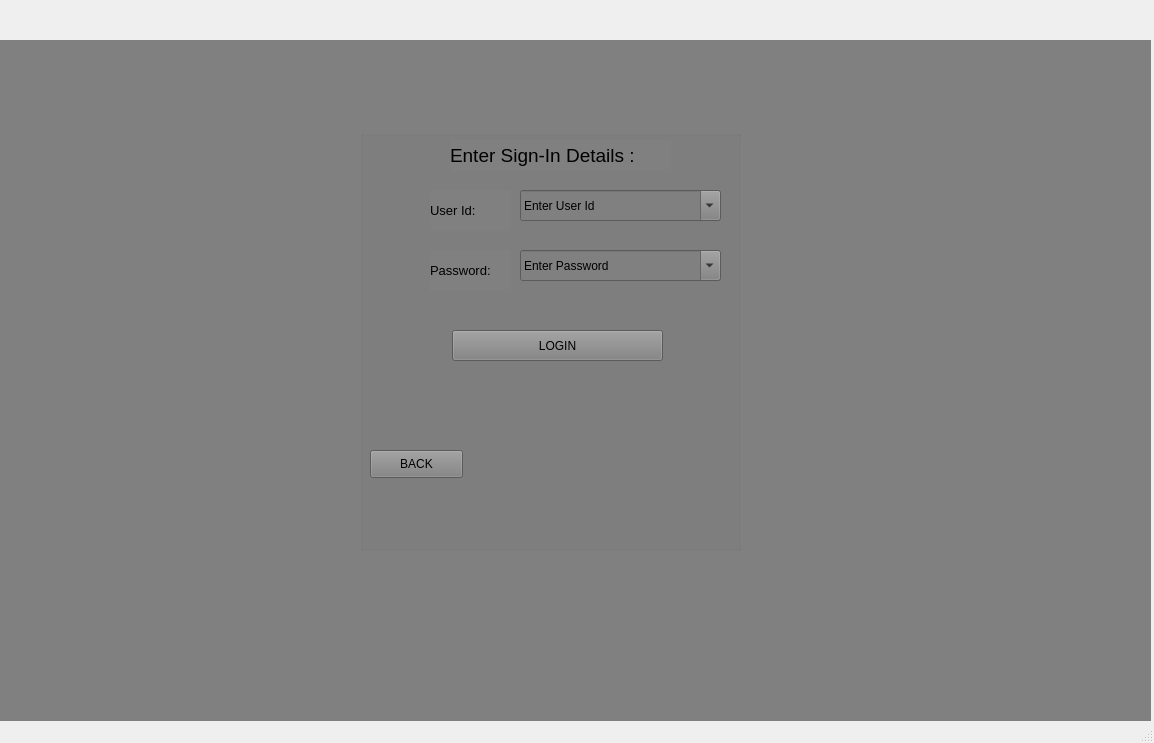
<?xml version="1.0" encoding="UTF-8"?>
<ui version="4.0">
 <class>S1_Designation</class>
 <widget class="QMainWindow" name="S1_Designation">
  <property name="geometry">
   <rect>
    <x>0</x>
    <y>0</y>
    <width>1154</width>
    <height>743</height>
   </rect>
  </property>
  <property name="windowTitle">
   <string>S1_Designation</string>
  </property>
  <widget class="QWidget" name="centralwidget">
   <widget class="QStackedWidget" name="stackedWidget">
    <property name="geometry">
     <rect>
      <x>0</x>
      <y>40</y>
      <width>1151</width>
      <height>681</height>
     </rect>
    </property>
    <property name="styleSheet">
     <string notr="true">background-color:rgb(128,128,128);</string>
    </property>
    <property name="currentIndex">
     <number>1</number>
    </property>
    <widget class="QWidget" name="designation">
     <widget class="QGroupBox" name="groupBox">
      <property name="geometry">
       <rect>
        <x>360</x>
        <y>100</y>
        <width>431</width>
        <height>461</height>
       </rect>
      </property>
      <property name="styleSheet">
       <string notr="true"/>
      </property>
      <property name="title">
       <string/>
      </property>
      <widget class="QPushButton" name="pushButton_ok">
       <property name="geometry">
        <rect>
         <x>170</x>
         <y>300</y>
         <width>93</width>
         <height>28</height>
        </rect>
       </property>
       <property name="text">
        <string>ok</string>
       </property>
      </widget>
      <widget class="QComboBox" name="comboBox_designation">
       <property name="geometry">
        <rect>
         <x>20</x>
         <y>240</y>
         <width>391</width>
         <height>41</height>
        </rect>
       </property>
       <property name="font">
        <font>
         <family>Times New Roman</family>
         <pointsize>11</pointsize>
         <weight>75</weight>
         <bold>true</bold>
        </font>
       </property>
       <property name="mouseTracking">
        <bool>false</bool>
       </property>
       <property name="tabletTracking">
        <bool>false</bool>
       </property>
       <property name="layoutDirection">
        <enum>Qt::RightToLeft</enum>
       </property>
       <property name="autoFillBackground">
        <bool>false</bool>
       </property>
       <property name="editable">
        <bool>true</bool>
       </property>
       <property name="currentText">
        <string>select user type</string>
       </property>
       <property name="duplicatesEnabled">
        <bool>false</bool>
       </property>
       <item>
        <property name="text">
         <string>Admin</string>
        </property>
       </item>
       <item>
        <property name="text">
         <string>Receptionist</string>
        </property>
       </item>
       <item>
        <property name="text">
         <string>Event Manager</string>
        </property>
       </item>
       <item>
        <property name="text">
         <string>Staff Manager</string>
        </property>
       </item>
       <item>
        <property name="text">
         <string>Inventory Manager</string>
        </property>
       </item>
      </widget>
      <widget class="QLabel" name="label">
       <property name="geometry">
        <rect>
         <x>40</x>
         <y>160</y>
         <width>381</width>
         <height>71</height>
        </rect>
       </property>
       <property name="font">
        <font>
         <pointsize>20</pointsize>
         <weight>75</weight>
         <bold>true</bold>
        </font>
       </property>
       <property name="text">
        <string>Select the Designation</string>
       </property>
      </widget>
     </widget>
    </widget>
    <widget class="QWidget" name="login">
     <widget class="QGroupBox" name="groupBox_3">
      <property name="geometry">
       <rect>
        <x>360</x>
        <y>90</y>
        <width>381</width>
        <height>421</height>
       </rect>
      </property>
      <property name="title">
       <string/>
      </property>
      <widget class="QLabel" name="label_3">
       <property name="geometry">
        <rect>
         <x>70</x>
         <y>60</y>
         <width>81</width>
         <height>41</height>
        </rect>
       </property>
       <property name="font">
        <font>
         <pointsize>10</pointsize>
        </font>
       </property>
       <property name="text">
        <string>User Id:</string>
       </property>
      </widget>
      <widget class="QLabel" name="label_4">
       <property name="geometry">
        <rect>
         <x>90</x>
         <y>10</y>
         <width>221</width>
         <height>31</height>
        </rect>
       </property>
       <property name="font">
        <font>
         <pointsize>14</pointsize>
        </font>
       </property>
       <property name="text">
        <string>Enter Sign-In Details :</string>
       </property>
      </widget>
      <widget class="QLabel" name="label_5">
       <property name="geometry">
        <rect>
         <x>70</x>
         <y>120</y>
         <width>81</width>
         <height>41</height>
        </rect>
       </property>
       <property name="font">
        <font>
         <pointsize>10</pointsize>
        </font>
       </property>
       <property name="text">
        <string>Password:</string>
       </property>
      </widget>
      <widget class="QPushButton" name="pushButton_7">
       <property name="geometry">
        <rect>
         <x>92</x>
         <y>200</y>
         <width>211</width>
         <height>31</height>
        </rect>
       </property>
       <property name="text">
        <string>LOGIN</string>
       </property>
      </widget>
      <widget class="QComboBox" name="comboBox_input_username">
       <property name="geometry">
        <rect>
         <x>160</x>
         <y>60</y>
         <width>201</width>
         <height>31</height>
        </rect>
       </property>
       <property name="editable">
        <bool>true</bool>
       </property>
       <property name="currentText">
        <string>Enter User Id</string>
       </property>
      </widget>
      <widget class="QComboBox" name="comboBox_input_password">
       <property name="geometry">
        <rect>
         <x>160</x>
         <y>120</y>
         <width>201</width>
         <height>31</height>
        </rect>
       </property>
       <property name="editable">
        <bool>true</bool>
       </property>
       <property name="currentText">
        <string>Enter Password</string>
       </property>
      </widget>
      <widget class="QPushButton" name="loginpage_backbutton">
       <property name="geometry">
        <rect>
         <x>10</x>
         <y>320</y>
         <width>93</width>
         <height>28</height>
        </rect>
       </property>
       <property name="text">
        <string>BACK</string>
       </property>
      </widget>
     </widget>
    </widget>
    <widget class="QWidget" name="afterloginforADMIN">
     <widget class="QGroupBox" name="groupBox_4">
      <property name="geometry">
       <rect>
        <x>320</x>
        <y>110</y>
        <width>441</width>
        <height>391</height>
       </rect>
      </property>
      <property name="title">
       <string/>
      </property>
      <widget class="QPushButton" name="admin_login_eventbutton">
       <property name="geometry">
        <rect>
         <x>50</x>
         <y>30</y>
         <width>121</width>
         <height>31</height>
        </rect>
       </property>
       <property name="text">
        <string>event table</string>
       </property>
      </widget>
      <widget class="QPushButton" name="admin_login_staffbutton">
       <property name="geometry">
        <rect>
         <x>50</x>
         <y>90</y>
         <width>121</width>
         <height>31</height>
        </rect>
       </property>
       <property name="text">
        <string>staff table</string>
       </property>
      </widget>
      <widget class="QPushButton" name="admin_login_inventorybutton">
       <property name="geometry">
        <rect>
         <x>50</x>
         <y>140</y>
         <width>121</width>
         <height>31</height>
        </rect>
       </property>
       <property name="text">
        <string>inventory table</string>
       </property>
      </widget>
      <widget class="QPushButton" name="admin_login_venuebutton">
       <property name="geometry">
        <rect>
         <x>50</x>
         <y>210</y>
         <width>121</width>
         <height>31</height>
        </rect>
       </property>
       <property name="text">
        <string>venue table</string>
       </property>
      </widget>
      <widget class="QPushButton" name="admin_login_userbutton">
       <property name="geometry">
        <rect>
         <x>230</x>
         <y>30</y>
         <width>121</width>
         <height>31</height>
        </rect>
       </property>
       <property name="text">
        <string>user table</string>
       </property>
      </widget>
      <widget class="QPushButton" name="admin_login_clientbutton">
       <property name="geometry">
        <rect>
         <x>230</x>
         <y>90</y>
         <width>121</width>
         <height>31</height>
        </rect>
       </property>
       <property name="text">
        <string>client table</string>
       </property>
      </widget>
     </widget>
     <widget class="QLabel" name="label_6">
      <property name="geometry">
       <rect>
        <x>370</x>
        <y>50</y>
        <width>481</width>
        <height>31</height>
       </rect>
      </property>
      <property name="font">
       <font>
        <pointsize>12</pointsize>
       </font>
      </property>
      <property name="text">
       <string>this is after login  page for admin</string>
      </property>
     </widget>
    </widget>
    <widget class="QWidget" name="afterloginforSTAFF">
     <widget class="QLabel" name="label_7">
      <property name="geometry">
       <rect>
        <x>410</x>
        <y>110</y>
        <width>481</width>
        <height>31</height>
       </rect>
      </property>
      <property name="font">
       <font>
        <pointsize>12</pointsize>
       </font>
      </property>
      <property name="text">
       <string>this is after login  page for staff</string>
      </property>
     </widget>
     <widget class="QGroupBox" name="groupBox_5">
      <property name="geometry">
       <rect>
        <x>350</x>
        <y>150</y>
        <width>441</width>
        <height>391</height>
       </rect>
      </property>
      <property name="title">
       <string/>
      </property>
      <widget class="QPushButton" name="staff_login_eventbutton">
       <property name="geometry">
        <rect>
         <x>50</x>
         <y>30</y>
         <width>121</width>
         <height>31</height>
        </rect>
       </property>
       <property name="text">
        <string>event table</string>
       </property>
      </widget>
      <widget class="QPushButton" name="staff_login_staffbutton">
       <property name="geometry">
        <rect>
         <x>50</x>
         <y>90</y>
         <width>121</width>
         <height>31</height>
        </rect>
       </property>
       <property name="text">
        <string>staff table</string>
       </property>
      </widget>
     </widget>
    </widget>
    <widget class="QWidget" name="afterloginforINVENTORY">
     <widget class="QLabel" name="label_8">
      <property name="geometry">
       <rect>
        <x>440</x>
        <y>110</y>
        <width>481</width>
        <height>31</height>
       </rect>
      </property>
      <property name="font">
       <font>
        <pointsize>12</pointsize>
       </font>
      </property>
      <property name="text">
       <string>this is after login  page for inventory</string>
      </property>
     </widget>
     <widget class="QGroupBox" name="groupBox_6">
      <property name="geometry">
       <rect>
        <x>390</x>
        <y>180</y>
        <width>441</width>
        <height>391</height>
       </rect>
      </property>
      <property name="title">
       <string/>
      </property>
      <widget class="QPushButton" name="Inventory_login_eventbutton">
       <property name="geometry">
        <rect>
         <x>50</x>
         <y>30</y>
         <width>121</width>
         <height>31</height>
        </rect>
       </property>
       <property name="text">
        <string>event table</string>
       </property>
      </widget>
      <widget class="QPushButton" name="Inventory_login_inventorybutton">
       <property name="geometry">
        <rect>
         <x>50</x>
         <y>110</y>
         <width>121</width>
         <height>31</height>
        </rect>
       </property>
       <property name="text">
        <string>inventory table</string>
       </property>
      </widget>
     </widget>
    </widget>
    <widget class="QWidget" name="afterloginforRECEPTIONIST">
     <widget class="QLabel" name="label_9">
      <property name="geometry">
       <rect>
        <x>400</x>
        <y>140</y>
        <width>481</width>
        <height>31</height>
       </rect>
      </property>
      <property name="font">
       <font>
        <pointsize>12</pointsize>
       </font>
      </property>
      <property name="text">
       <string>this is after login  page for receptionist</string>
      </property>
     </widget>
     <widget class="QGroupBox" name="groupBox_7">
      <property name="geometry">
       <rect>
        <x>350</x>
        <y>190</y>
        <width>441</width>
        <height>391</height>
       </rect>
      </property>
      <property name="title">
       <string/>
      </property>
      <widget class="QPushButton" name="R_login_eventbutton">
       <property name="geometry">
        <rect>
         <x>50</x>
         <y>30</y>
         <width>121</width>
         <height>31</height>
        </rect>
       </property>
       <property name="text">
        <string>event table</string>
       </property>
      </widget>
      <widget class="QPushButton" name="R_login_clientbutton">
       <property name="geometry">
        <rect>
         <x>230</x>
         <y>30</y>
         <width>121</width>
         <height>31</height>
        </rect>
       </property>
       <property name="text">
        <string>client table</string>
       </property>
      </widget>
     </widget>
    </widget>
    <widget class="QWidget" name="afterloginforEVENTMANAGER">
     <widget class="QLabel" name="label_10">
      <property name="geometry">
       <rect>
        <x>320</x>
        <y>160</y>
        <width>481</width>
        <height>31</height>
       </rect>
      </property>
      <property name="font">
       <font>
        <pointsize>12</pointsize>
       </font>
      </property>
      <property name="text">
       <string>this is after login  page for event manager</string>
      </property>
     </widget>
     <widget class="QGroupBox" name="groupBox_8">
      <property name="geometry">
       <rect>
        <x>290</x>
        <y>200</y>
        <width>441</width>
        <height>391</height>
       </rect>
      </property>
      <property name="title">
       <string/>
      </property>
      <widget class="QPushButton" name="EM_login_eventbutton">
       <property name="geometry">
        <rect>
         <x>50</x>
         <y>30</y>
         <width>121</width>
         <height>31</height>
        </rect>
       </property>
       <property name="text">
        <string>event table</string>
       </property>
      </widget>
      <widget class="QPushButton" name="EM_login_staffbutton">
       <property name="geometry">
        <rect>
         <x>50</x>
         <y>90</y>
         <width>121</width>
         <height>31</height>
        </rect>
       </property>
       <property name="text">
        <string>staff table</string>
       </property>
      </widget>
      <widget class="QPushButton" name="EM_login_inventorybutton">
       <property name="geometry">
        <rect>
         <x>50</x>
         <y>140</y>
         <width>121</width>
         <height>31</height>
        </rect>
       </property>
       <property name="text">
        <string>inventory table</string>
       </property>
      </widget>
      <widget class="QPushButton" name="EM_login_venuebutton">
       <property name="geometry">
        <rect>
         <x>50</x>
         <y>210</y>
         <width>121</width>
         <height>31</height>
        </rect>
       </property>
       <property name="text">
        <string>venue table</string>
       </property>
      </widget>
     </widget>
    </widget>
    <widget class="QWidget" name="optionsfortable">
     <widget class="QGroupBox" name="groupBox_9">
      <property name="geometry">
       <rect>
        <x>360</x>
        <y>120</y>
        <width>441</width>
        <height>391</height>
       </rect>
      </property>
      <property name="title">
       <string/>
      </property>
      <widget class="QPushButton" name="user_login_table_viewbutton">
       <property name="geometry">
        <rect>
         <x>50</x>
         <y>30</y>
         <width>121</width>
         <height>31</height>
        </rect>
       </property>
       <property name="text">
        <string>VIEW</string>
       </property>
      </widget>
      <widget class="QPushButton" name="user_login_table_deletebutton">
       <property name="geometry">
        <rect>
         <x>50</x>
         <y>90</y>
         <width>121</width>
         <height>31</height>
        </rect>
       </property>
       <property name="text">
        <string>DELETE</string>
       </property>
      </widget>
      <widget class="QPushButton" name="user_login_table_updatebutton">
       <property name="geometry">
        <rect>
         <x>50</x>
         <y>140</y>
         <width>121</width>
         <height>31</height>
        </rect>
       </property>
       <property name="text">
        <string>UPDATE</string>
       </property>
      </widget>
      <widget class="QPushButton" name="user_login_table_addbutton">
       <property name="geometry">
        <rect>
         <x>230</x>
         <y>30</y>
         <width>121</width>
         <height>31</height>
        </rect>
       </property>
       <property name="text">
        <string>ADD</string>
       </property>
      </widget>
      <widget class="QPushButton" name="user_login_table_printbutton">
       <property name="geometry">
        <rect>
         <x>230</x>
         <y>90</y>
         <width>121</width>
         <height>31</height>
        </rect>
       </property>
       <property name="text">
        <string>PRINT</string>
       </property>
      </widget>
     </widget>
     <widget class="QLabel" name="label_11">
      <property name="geometry">
       <rect>
        <x>460</x>
        <y>50</y>
        <width>261</width>
        <height>61</height>
       </rect>
      </property>
      <property name="font">
       <font>
        <pointsize>12</pointsize>
       </font>
      </property>
      <property name="text">
       <string>  this is options page
(not for event manager) </string>
      </property>
     </widget>
    </widget>
    <widget class="QWidget" name="changepassword"/>
    <widget class="QWidget" name="ADDformforEvent">
     <widget class="QLabel" name="label_12">
      <property name="geometry">
       <rect>
        <x>320</x>
        <y>160</y>
        <width>481</width>
        <height>31</height>
       </rect>
      </property>
      <property name="font">
       <font>
        <pointsize>12</pointsize>
       </font>
      </property>
      <property name="text">
       <string>this is ADD form page for event table</string>
      </property>
     </widget>
    </widget>
    <widget class="QWidget" name="ADDformforStaff">
     <widget class="QLabel" name="label_13">
      <property name="geometry">
       <rect>
        <x>370</x>
        <y>190</y>
        <width>481</width>
        <height>31</height>
       </rect>
      </property>
      <property name="font">
       <font>
        <pointsize>12</pointsize>
       </font>
      </property>
      <property name="text">
       <string>this is ADD form page for staff table</string>
      </property>
     </widget>
    </widget>
    <widget class="QWidget" name="ADDformforInventory">
     <widget class="QLabel" name="label_16">
      <property name="geometry">
       <rect>
        <x>380</x>
        <y>240</y>
        <width>481</width>
        <height>31</height>
       </rect>
      </property>
      <property name="font">
       <font>
        <pointsize>12</pointsize>
       </font>
      </property>
      <property name="text">
       <string>this is ADD form page for inventory table</string>
      </property>
     </widget>
    </widget>
    <widget class="QWidget" name="ADDformforClient">
     <widget class="QLabel" name="label_14">
      <property name="geometry">
       <rect>
        <x>360</x>
        <y>250</y>
        <width>481</width>
        <height>31</height>
       </rect>
      </property>
      <property name="font">
       <font>
        <pointsize>12</pointsize>
       </font>
      </property>
      <property name="text">
       <string>this is ADD form page for client table</string>
      </property>
     </widget>
    </widget>
    <widget class="QWidget" name="ADDformforVenue">
     <widget class="QLabel" name="label_15">
      <property name="geometry">
       <rect>
        <x>290</x>
        <y>260</y>
        <width>481</width>
        <height>31</height>
       </rect>
      </property>
      <property name="font">
       <font>
        <pointsize>12</pointsize>
       </font>
      </property>
      <property name="text">
       <string>this is ADD form page for venue table</string>
      </property>
     </widget>
    </widget>
    <widget class="QWidget" name="CreateUserform"/>
    <widget class="QWidget" name="PRINT">
     <widget class="QLabel" name="label_17">
      <property name="geometry">
       <rect>
        <x>400</x>
        <y>210</y>
        <width>481</width>
        <height>31</height>
       </rect>
      </property>
      <property name="font">
       <font>
        <pointsize>12</pointsize>
       </font>
      </property>
      <property name="text">
       <string>this is PRINT page</string>
      </property>
     </widget>
    </widget>
    <widget class="QWidget" name="DELETE">
     <widget class="QLabel" name="label_19">
      <property name="geometry">
       <rect>
        <x>360</x>
        <y>210</y>
        <width>481</width>
        <height>31</height>
       </rect>
      </property>
      <property name="font">
       <font>
        <pointsize>12</pointsize>
       </font>
      </property>
      <property name="text">
       <string>this is DELETE page</string>
      </property>
     </widget>
    </widget>
    <widget class="QWidget" name="UPDATE">
     <widget class="QLabel" name="label_20">
      <property name="geometry">
       <rect>
        <x>380</x>
        <y>220</y>
        <width>481</width>
        <height>31</height>
       </rect>
      </property>
      <property name="font">
       <font>
        <pointsize>12</pointsize>
       </font>
      </property>
      <property name="text">
       <string>this is UPDATE page</string>
      </property>
     </widget>
    </widget>
    <widget class="QWidget" name="VIEW">
     <widget class="QLabel" name="label_18">
      <property name="geometry">
       <rect>
        <x>390</x>
        <y>210</y>
        <width>481</width>
        <height>31</height>
       </rect>
      </property>
      <property name="font">
       <font>
        <pointsize>12</pointsize>
       </font>
      </property>
      <property name="text">
       <string>this is VIEW page</string>
      </property>
     </widget>
    </widget>
    <widget class="QWidget" name="VIEW_for_EM">
     <widget class="QGroupBox" name="groupBox_2">
      <property name="geometry">
       <rect>
        <x>310</x>
        <y>70</y>
        <width>581</width>
        <height>401</height>
       </rect>
      </property>
      <property name="title">
       <string/>
      </property>
      <widget class="QPushButton" name="EM_login_table_printbutton">
       <property name="geometry">
        <rect>
         <x>450</x>
         <y>30</y>
         <width>93</width>
         <height>28</height>
        </rect>
       </property>
       <property name="text">
        <string>PRINT</string>
       </property>
      </widget>
      <widget class="QTableView" name="tableView">
       <property name="geometry">
        <rect>
         <x>30</x>
         <y>60</y>
         <width>521</width>
         <height>301</height>
        </rect>
       </property>
      </widget>
     </widget>
     <widget class="QLabel" name="label_21">
      <property name="geometry">
       <rect>
        <x>360</x>
        <y>20</y>
        <width>481</width>
        <height>31</height>
       </rect>
      </property>
      <property name="font">
       <font>
        <pointsize>12</pointsize>
       </font>
      </property>
      <property name="text">
       <string>this is VIEW page for EM</string>
      </property>
     </widget>
    </widget>
   </widget>
  </widget>
  <widget class="QStatusBar" name="statusbar"/>
 </widget>
 <resources/>
 <connections/>
</ui>
